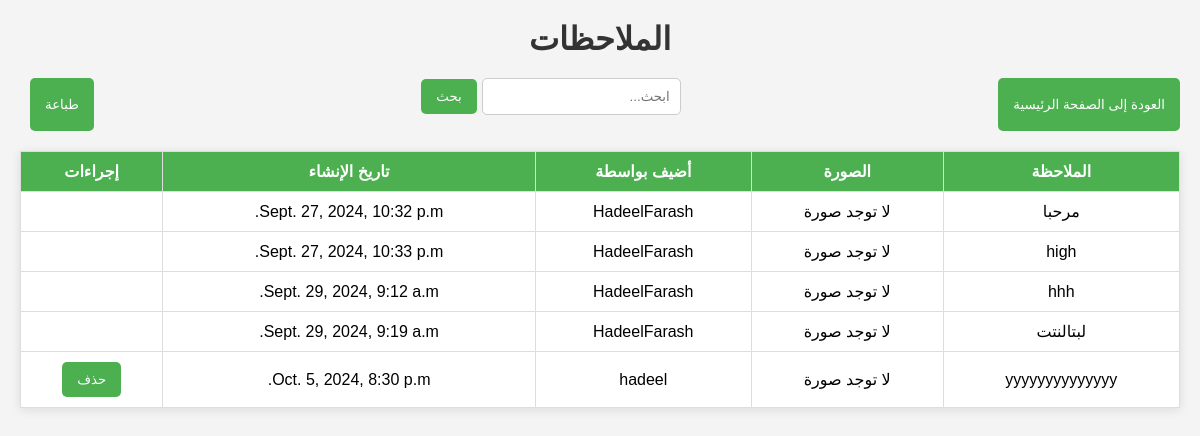
The page /notes/ (signed in) on the database its author committed.
### app/models.py (models this page shows, shortened)
class Note(models.Model):
    user = models.ForeignKey(User, on_delete=models.CASCADE)  # الملاحظة مرتبط بالمستخدم
    note = models.TextField(blank=True, null=True)  # حقل ملاحظة نصية
    image = models.ImageField(upload_to='notes/', blank=True, null=True)  # حقل تحميل صورة
    created_at = models.DateTimeField(auto_now_add=True)  # تاريخ الإنشاء
    created_by = models.ForeignKey(User, on_delete=models.SET_NULL, null=True, related_name='Note_created_by', verbose_name="أضيف بواسطة")
    updated_by = models.ForeignKey(User, on_delete=models.SET_NULL, null=True, related_name='Note_updated_by', verbose_name="تم التعديل بواسطة")
    updated_at = models.DateTimeField(auto_now=True)

### app/views.py (the view)
# urls.py: path('notes/', views.note_list, name='note_list'),
@login_required
def note_list(request):
    notes = Note.objects.all()
    return render(request, 'notes_list.html', {'notes': notes})

### app/templates/notes_list.html (shortened to what this page needs)
</head>
<body>
    <h1> الملاحظات</h1>
    <div class="header-buttons">
    <button class="main-page-button" onclick="window.location.href='{% url 'MainPage' %}'">العودة إلى الصفحة الرئيسية</button>
    <form method="GET" action="">
        <input type="text" name="q" placeholder="ابحث...">
        <button type="submit">بحث</button>
    </form>
    <button onclick="window.print()">طباعة</button>
</div>
<table>
    <thead>
        <tr>
            <th>الملاحظة</th>
            <th>الصورة</th>
            <th>أضيف بواسطة</th>
            <th>تاريخ الإنشاء</th>
            <th>إجراءات</th>
        </tr>
    </thead>
    <tbody>
        {% for note in notes %}
        <tr>
            <td>{{ note.note }}</td>
            <td>
                {% if note.image %}
                    <img src="{{ note.image.url }}" alt="note Image">
                {% else %}
                    لا توجد صورة
                {% endif %}
            </td>
            <td>{{ note.created_by }}</td>
            <td>{{ note.created_at }}</td>
            <td>
                {% if request.user == note.created_by %}
                    <form action="{% url 'note_delete' note.id %}" method="POST" style="display:inline;">
                        <button type="submit" class="delete-button">حذف</button>
                    </form>
                {% endif %}
            </td>
        </tr>
        {% endfor %}
    </tbody>
</table>

### app/templates/notes_list.html (style rules this page uses)
body { font-family: Arial, sans-serif; direction: rtl; background-color: #f4f4f4; margin: 0; padding: 20px; }
h1 { text-align: center; color: #333; margin-bottom: 20px; }
.header-buttons { display: flex; justify-content: space-between; margin-bottom: 20px; }
.header-buttons button, .header-buttons form { margin-left: 10px; }
form { display: flex; align-items: center; }
input[type="text"] { padding: 10px; border: 1px solid #ccc; border-radius: 5px; margin-left: 5px; }
button { padding: 10px 15px; background-color: #4CAF50; color: white; border: none; border-radius: 5px; cursor: pointer; }
table { width: 100%; border-collapse: collapse; margin-top: 20px; background-color: #fff; box-shadow: 0 2px 10px rgba(0, 0, 0, 0.1); }
th, td { padding: 10px; text-align: center; border: 1px solid #ddd; }
th { background-color: #4CAF50;; color: white; }

### rows shown on the page
Note: note "مرحبا", image "لا توجد صورة", created_by "HadeelFarash", created_at "Sept. 27, 2024, 10:32 p.m."
Note: note "high", image "لا توجد صورة", created_by "HadeelFarash", created_at "Sept. 27, 2024, 10:33 p.m."
Note: note "hhh", image "لا توجد صورة", created_by "HadeelFarash", created_at "Sept. 29, 2024, 9:12 a.m."
Note: note "لبتالنتت", image "لا توجد صورة", created_by "HadeelFarash", created_at "Sept. 29, 2024, 9:19 a.m."
Note: note "yyyyyyyyyyyyyy", image "لا توجد صورة", created_by "hadeel", created_at "Oct. 5, 2024, 8:30 p.m.", shows "حذف"
